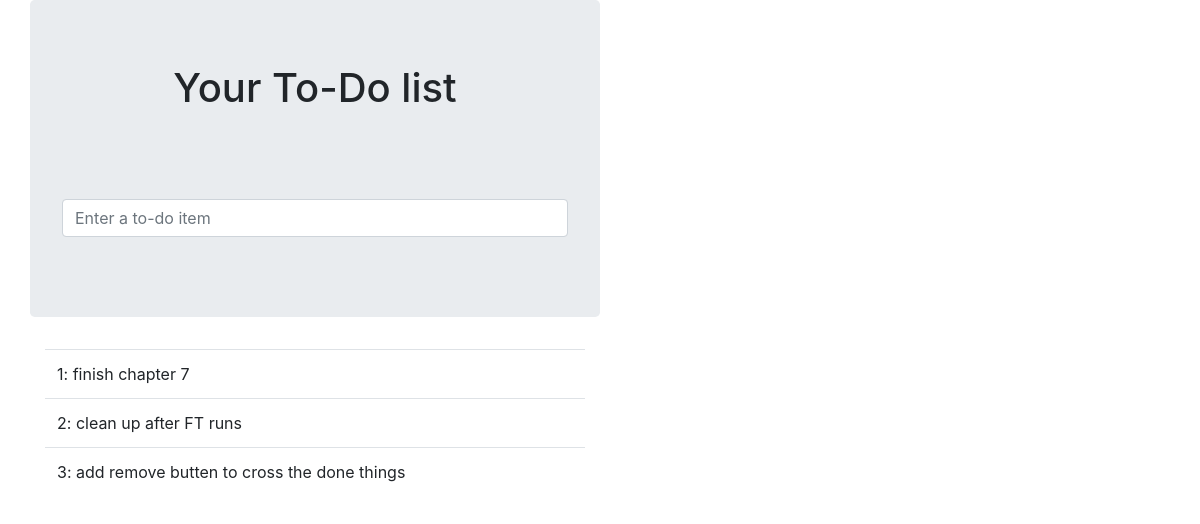
The app's page /lists/1/ with its own data.
### lists/models.py (models this page shows)
class Item(models.Model):
	text = models.TextField(default='')
	list = models.ForeignKey(List,on_delete=models.CASCADE)

### lists/views.py (the view)
# urls.py: url(r'^(\d+)/$', views.view_list, name='view_list'),
def view_list(request,list_id):
	list_=List.objects.get(id=list_id)
	items = Item.objects.filter(list=list_)
	return render(request, 'list.html', {'list': list_})

### lists/templates/list.html
{% extends 'base.html' %}
{% block header_text %}Your To-Do list{% endblock %}
{% block form_action %}/lists/{{ list.id }}/add_item{% endblock %}
{% block table %}
	<table id="id_list_table" class="table">
	{% for item in list.item_set.all %}
		<tr><td>{{ forloop.counter }}: {{ item.text }}</td></tr>
	{% endfor %}
	</table>
{% endblock %}

### records on screen
Item: text "finish chapter 7"
Item: text "clean up after FT runs"
Item: text "add remove butten to cross the done things"
